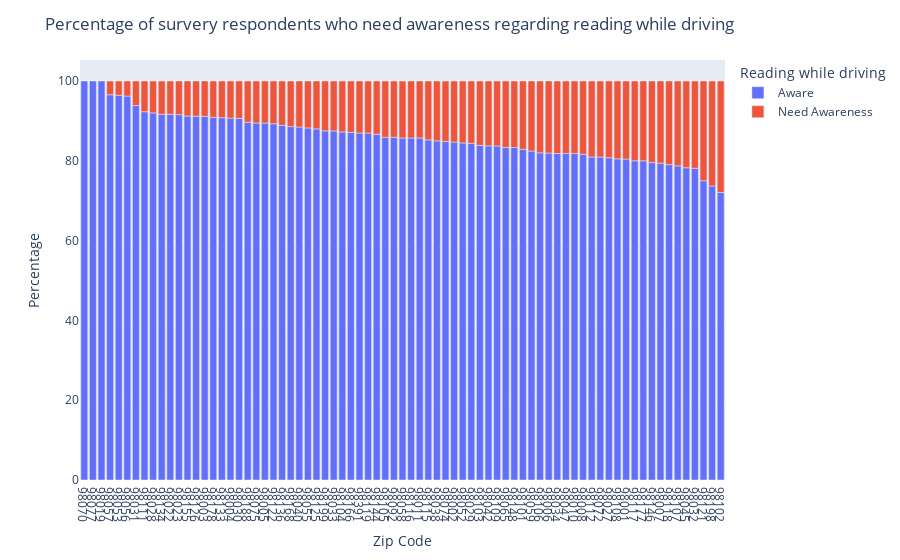

The notebook cell saved with this chart:
### Code cell
data = pd.read_csv('named_data.csv')

#Categorize those who are aware and those who need awareness
conversion_dict = {'Regularly': 'Need Awareness', 'Fairly Often': 'Need Awareness','Never': 'Aware', 'Rarely': 'Aware', 'Just Once': 'Aware', 'Not Sure': 'Need Awareness'}
data['beh_type'] = data['beh_type'].replace(conversion_dict)

#Group the data by zip code and beh read and get the number of occurance of each behaviour type within each zip code
counts = data.groupby(['zip', 'beh_type']).size()

#Calculate the total number of respondents for each zip code
total_counts = data.groupby('zip').size()

#Retain only those zip codes that have over 10 respondents
counts = counts[counts.index.get_level_values('zip').map(total_counts) > 10]

#Divide the count for each group by its corresponding total count, and multiply by 100 to get the percentage
percentages = (counts / total_counts).mul(100)

#Create a new dataframe with the count and percentage columns
beh_read_data = pd.concat([counts, percentages], axis=1)
beh_read_data.columns = ['count', 'percentage']

# reset the index to make zip and beh_read columns
beh_read_data = beh_read_data.reset_index()

#Convert the zip codes into string for easier plotting
beh_read_data['zip'] = beh_read_data['zip'].astype(str)
beh_read_data
beh_read_data = beh_read_data.sort_values('percentage', ascending=False)
#Plot the data
fig = px.bar(beh_read_data, x = 'zip', y = 'percentage', color ='beh_type') 
fig.update_layout(title = f"Percentage of survery respondents who need awareness regarding reading while driving",
     xaxis_title = 'Zip Code', yaxis_title = 'Percentage', hovermode=False, legend_title_text='Reading while driving')
fig.update_layout(xaxis={"dtick":1})
fig.show()

### Figure 1 — Plotly figure (JSON) as saved in the notebook; plotly's stock layout.template omitted (floating-point values rounded to 4 significant figures)
{"data": [{"alignmentgroup": "True", "hovertemplate": "beh_type=Aware<br>zip=%{x}<br>percentage=%{y}<extra></extra>", "legendgroup": "Aware", "marker": {"color": "#636efa", "pattern": {"shape": ""}}, "name": "Aware", "offsetgroup": "Aware", "orientation": "v", "showlegend": true, "textposition": "auto", "type": "bar", "x": ["98070", "98077", "98019", "98057", "98053", "98056", "98031", "98111", "98028", "98134", "98022", "98023", "98155", "98126", "98003", "98178", "98133", "98004", "98030", "98188", "98075", "98005", "98122", "98136", "98168", "98040", "98055", "98125", "98199", "98033", "98104", "98166", "98391", "98119", "98144", "98105", "98092", "98058", "98116", "98011", "98115", "98038", "98074", "98002", "98052", "98029", "98103", "98042", "98109", "98065", "98148", "98101", "98059", "98106", "98006", "98034", "98047", "98010", "98008", "98112", "98072", "98027", "98108", "98001", "98117", "98177", "98146", "98007", "98118", "98107", "98045", "98032", "98121", "98198", "98102"], "xaxis": "x", "y": [100, 100, 100, 96.55, 96.43, 96.23, 93.85, 92.31, 92, 91.67, 91.67, 91.58, 91.23, 91.18, 91.15, 90.91, 90.8, 90.7, 90.62, 89.66, 89.47, 89.47, 89.29, 88.89, 88.57, 88.46, 88.24, 88, 87.5, 87.5, 87.23, 87.1, 86.96, 86.96, 86.67, 85.9, 85.9, 85.71, 85.71, 85.71, 85.25, 85, 84.85, 84.69, 84.48, 84.38, 83.87, 83.75, 83.72, 83.33, 83.33, 82.89, 82.46, 82, 81.94, 81.82, 81.82, 81.82, 81.63, 80.95, 80.95, 80.77, 80.49, 80.43, 80, 80, 79.55, 79.41, 79.03, 78.72, 78.26, 78.12, 75, 73.68, 72.06], "yaxis": "y"}, {"alignmentgroup": "True", "hovertemplate": "beh_type=Need Awareness<br>zip=%{x}<br>percentage=%{y}<extra></extra>", "legendgroup": "Need Awareness", "marker": {"color": "#EF553B", "pattern": {"shape": ""}}, "name": "Need Awareness", "offsetgroup": "Need Awareness", "orientation": "v", "showlegend": true, "textposition": "auto", "type": "bar", "x": ["98102", "98198", "98121", "98032", "98045", "98107", "98118", "98007", "98146", "98177", "98117", "98001", "98108", "98027", "98112", "98072", "98008", "98034", "98010", "98047", "98006", "98106", "98059", "98101", "98065", "98148", "98109", "98042", "98103", "98029", "98052", "98002", "98074", "98038", "98115", "98011", "98116", "98058", "98105", "98092", "98144", "98391", "98119", "98166", "98104", "98199", "98033", "98125", "98055", "98040", "98168", "98136", "98122", "98005", "98075", "98188", "98030", "98004", "98133", "98178", "98003", "98126", "98155", "98023", "98022", "98134", "98028", "98111", "98031", "98056", "98053", "98057"], "xaxis": "x", "y": [27.94, 26.32, 25, 21.88, 21.74, 21.28, 20.97, 20.59, 20.45, 20, 20, 19.57, 19.51, 19.23, 19.05, 19.05, 18.37, 18.18, 18.18, 18.18, 18.06, 18, 17.54, 17.11, 16.67, 16.67, 16.28, 16.25, 16.13, 15.62, 15.52, 15.31, 15.15, 15, 14.75, 14.29, 14.29, 14.29, 14.1, 14.1, 13.33, 13.04, 13.04, 12.9, 12.77, 12.5, 12.5, 12, 11.76, 11.54, 11.43, 11.11, 10.71, 10.53, 10.53, 10.34, 9.375, 9.302, 9.195, 9.091, 8.85, 8.824, 8.772, 8.421, 8.333, 8.333, 8, 7.692, 6.154, 3.774, 3.571, 3.448], "yaxis": "y"}], "layout": {"barmode": "relative", "hovermode": false, "legend": {"title": {"text": "Reading while driving"}, "tracegroupgap": 0}, "margin": {"t": 60}, "title": {"text": "Percentage of survery respondents who need awareness regarding reading while driving"}, "xaxis": {"anchor": "y", "domain": [0, 1], "dtick": 1, "title": {"text": "Zip Code"}}, "yaxis": {"anchor": "x", "domain": [0, 1], "title": {"text": "Percentage"}}}}
